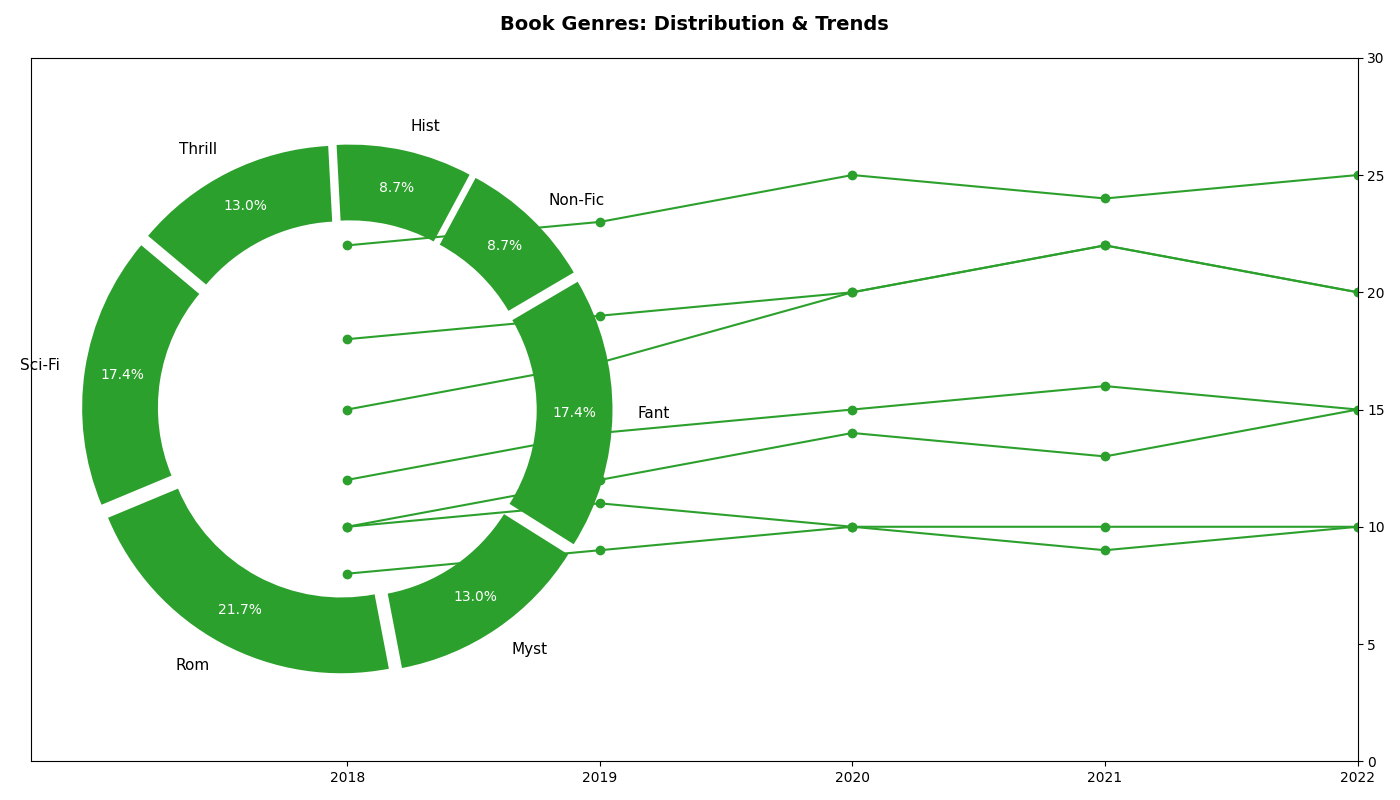

Python code for this plot:
import matplotlib.pyplot as plt
import numpy as np

genres = ['Sci-Fi', 'Rom', 'Myst', 'Fant', 'Non-Fic', 'Hist', 'Thrill']
distribution = [20, 25, 15, 20, 10, 10, 15]

years = ['2018', '2019', '2020', '2021', '2022']
trend_data = {
    'Sci-Fi': [15, 17, 20, 22, 20],
    'Rom': [22, 23, 25, 24, 25],
    'Myst': [12, 14, 15, 16, 15],
    'Fant': [18, 19, 20, 22, 20],
    'Non-Fic': [10, 11, 10, 9, 10],
    'Hist': [8, 9, 10, 10, 10],
    'Thrill': [10, 12, 14, 13, 15]
}

single_color = '#2ca02c'

fig, ax = plt.subplots(figsize=(14, 8), subplot_kw=dict(aspect="equal"))

wedges, texts, autotexts = ax.pie(
    distribution, labels=genres, colors=[single_color] * len(genres),
    autopct='%1.1f%%', startangle=140, pctdistance=0.85,
    wedgeprops=dict(width=0.3), explode=(0.05,) * len(genres)
)

for autotext in autotexts:
    autotext.set_color('white')
    autotext.set_fontsize(10)
for text in texts:
    text.set_fontsize(11)

ax2 = ax.twinx()

x = np.arange(len(years))

for genre in genres:
    ax2.plot(x, trend_data[genre], marker='o', linestyle='-', color=single_color)

ax2.set_xticks(x)
ax2.set_xticklabels(years, fontsize=10)
ax2.set_ylim(0, 30)

plt.title("Book Genres: Distribution & Trends", fontsize=14, fontweight='bold', pad=20)

plt.tight_layout()

plt.show()
